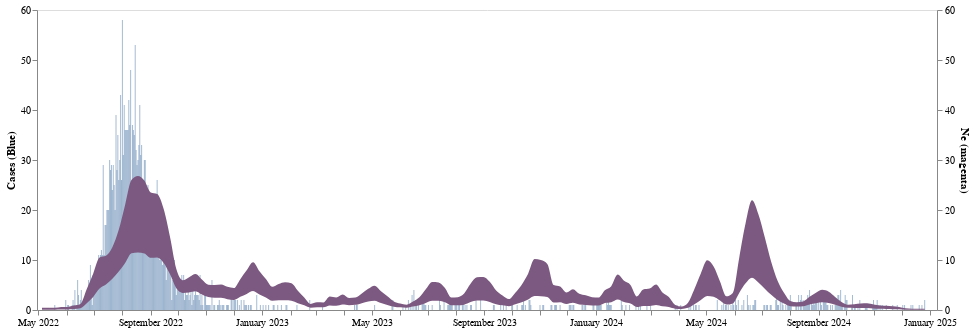

Notebook code cell kept with this figure:
### Code cell
cases = alt.Chart(la_mpox_cases_df).mark_bar(interpolate='monotone', opacity = 0.5, size = 1).encode(
    alt.X('date:T', axis=alt.Axis(title="", tickCount = "month",grid=False, format="%B %Y")),
    alt.Y('cases',axis=alt.Axis(title="Cases (Blue)", grid=False))
).properties(
    width=900,
    height=300
)

(cases + line_ne).resolve_scale(y = "independent")

### Figure 1 — Vega-Lite specification as saved in the notebook (floating-point values rounded to 4 significant figures; data arrays with more than 128 entries replaced by an {"elided": "..."} marker saying what was removed)
{"config": {"view": {"continuousWidth": 400, "continuousHeight": 300}}, "layer": [{"data": {"name": "data-ea58474a8d637ca6235815f3f4663eb3"}, "mark": {"type": "bar", "interpolate": "monotone", "opacity": 0.5, "size": 1}, "encoding": {"x": {"axis": {"format": "%B %Y", "grid": false, "tickCount": "month", "title": ""}, "field": "date", "type": "temporal"}, "y": {"axis": {"grid": false, "title": "Cases (Blue)"}, "field": "cases", "type": "quantitative"}}, "height": 300, "width": 900}, {"data": {"name": "data-ed51f4e187ba1f4d5ae0cda96ffcb040"}, "mark": {"type": "area", "clip": true, "color": "#7c5981", "interpolate": "monotone", "opacity": 1}, "encoding": {"x": {"axis": {"format": "%B %Y", "grid": false, "tickCount": "month", "title": ""}, "field": "date", "type": "temporal"}, "y": {"axis": {"grid": false, "title": "Ne (magenta)"}, "field": "lower_hpd_linear_50_MA", "scale": {"domain": [0, 60]}, "type": "quantitative"}, "y2": {"field": "upper_hpd_linear_50_MA"}}, "height": 300, "width": 900}], "resolve": {"scale": {"y": "independent"}}, "$schema": "https://vega.github.io/schema/vega-lite/v4.17.0.json", "datasets": {"data-ea58474a8d637ca6235815f3f4663eb3": {"elided": "961 records"}, "data-ed51f4e187ba1f4d5ae0cda96ffcb040": {"elided": "139 records"}}}
